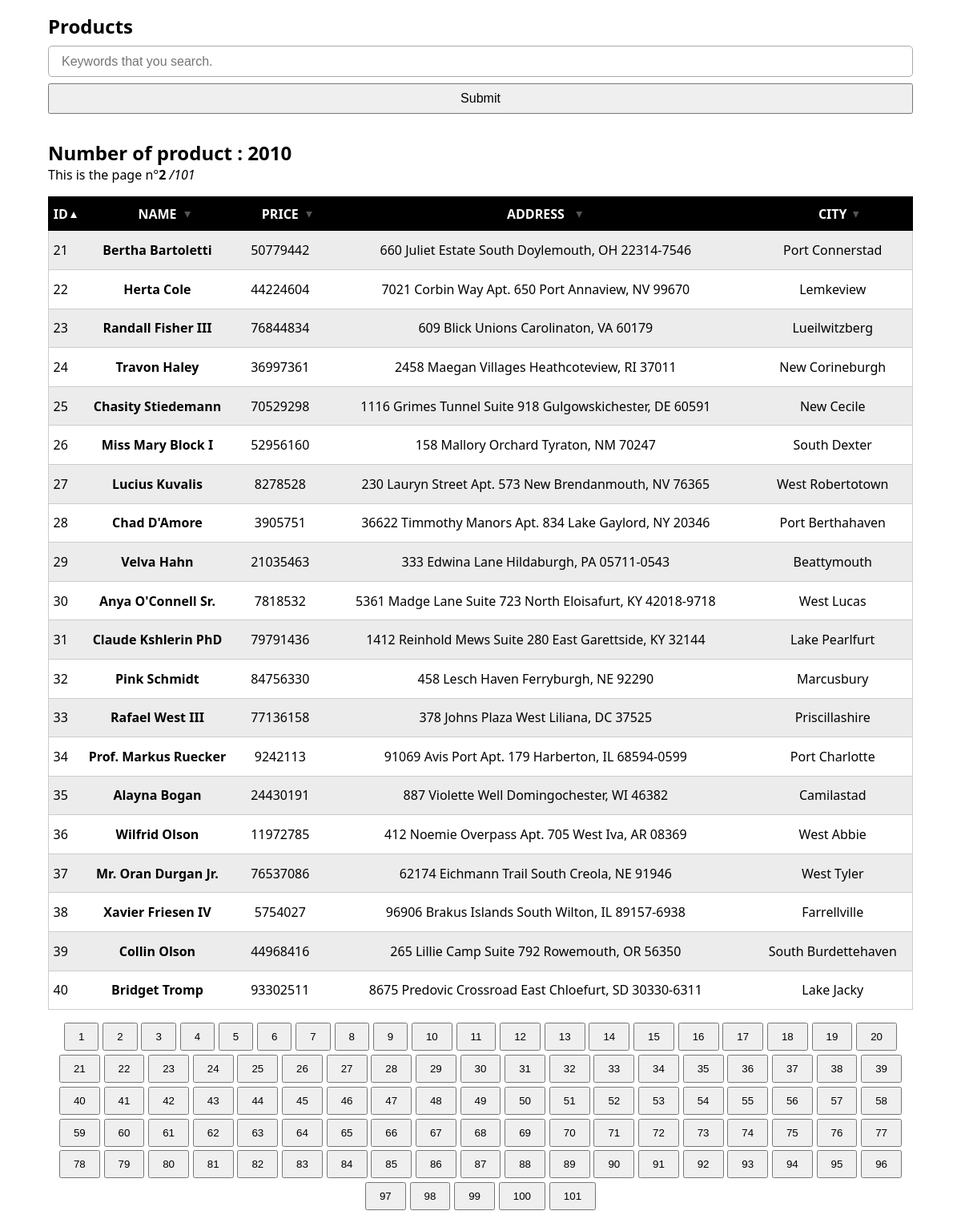
/src/views/productsViews/productsViewsPage.php?page=2&sort=id&dir=asc, run on the app's committed database.
### tables this page shows
CREATE TABLE "products" (
	"id"	INTEGER,
	"name"	TEXT,
	"price"	INTEGER,
	"address"	TEXT,
	"city"	TEXT,
	PRIMARY KEY("id" AUTOINCREMENT)
);

### src/database/queries/AllProducts.php (called while the page is built, shortened)
<?php
class AllProducts
{
    public static function products (?int $limit, ?int $offset = 0, ?string $productsSearch = null , string $sort = 'id', string $direction = 'ASC') : ?array
    {
        try {
            $PDO = Database::connect();
            $direction = strtoupper(htmlentities($direction));
            $sort = htmlentities($sort);
            $query_str = "SELECT * FROM products ORDER BY {$sort} {$direction}";
            if (!is_null($limit)) {
                $query_str = $query_str . " LIMIT {$limit} OFFSET {$offset}";
            }
            $query = $PDO->query($query_str);
            $products = $query->fetchAll(PDO::FETCH_ASSOC);
        } catch (Exception) {}
        return $products ?? null;
    }
}

### src/views/productsViews/productsViewsPage.php (the view, shortened to what this page needs)
<?php
try {
    $keywords = null;
    $pageNumber = 1;
    $limit = AllProducts::LIMIT_OF_PRODUCT_REGISTER;
    $sort = 'id';
    $direction = 'asc';
    if (isset($_GET['page'])) {
        if (is_int(intval(htmlentities($_GET['page'])))) {
            $pageNumber = intval(htmlentities($_GET['page']));
        }
    }
    if (isset($_GET['sort'])) {
        $sort = htmlentities($_GET['sort']);
    }
    if (isset($_GET['dir'])) {
        $direction = htmlentities($_GET['dir']);
    }
    $products = AllProducts::products(null, null, $keywords);
    $productsNumber = ( is_array($products) ) ? count( $products ) : 0 ;
    $offset = ( (($pageNumber - 1) * 20) < $productsNumber ) ? (($pageNumber - 1) * 20) : 0 ;
    $products = AllProducts::products($limit, $offset, $keywords, $sort, $direction);
} catch (Exception $e) {
}
if (isset($products)) {
    if (is_array($products) && count($products)) {
        echo "<main>";
        echo '<div class="container">';
        echo '<article>';
        echo '<h1>Products</h1>';
        echo '<form method="get">';
        echo '<input class="form-controls" type="text" name="keywords" id="keywords" placeholder="Keywords that you search." value="' . ($keywords ?? '') . '">';
        echo '<button class="btn form-controls" type="submit">Submit</button>';
        echo '</form>';
        echo '<section class="py-1">';
        echo "<h2>Number of product : {$productsNumber}</h2>";
        echo "<p>This is the page n°<strong>" . ($_GET['page'] ?? 1) . "</strong><em> /" . (($productsNumber / 20 > floor($productsNumber / 20)) ? ceil($productsNumber / 20) : $productsNumber / 20) . "</em></p>";
        echo '</section>';
        echo '<table>';
        echo '<thead>';
        echo '<th scope="col">';
        echo  ProductsViewsGenerator::filterLink($direction, 'id', $sort, $keywords);
        echo '</th>';
        echo '<th scope="col">';
        echo  ProductsViewsGenerator::filterLink($direction, 'name', $sort, $keywords);
        echo '</th>';
        echo '<th scope="col">';
        echo  ProductsViewsGenerator::filterLink($direction, 'price', $sort, $keywords);
        echo '</th>';
        echo '<th scope="col">';
        echo ProductsViewsGenerator::filterLink($direction, 'address', $sort, $keywords);
        echo '</th>';
        echo '<th scope="col">';
        echo ProductsViewsGenerator::filterLink($direction, 'city', $sort, $keywords);
        echo '</th>';
        echo '</thead>';
        echo '<tbody>';
        foreach ($products as $product) {
            echo '<tr>';
            echo "<td>{$product['id']}</td>";
            echo "<td>{$product['name']}</td>";
            echo "<td>{$product['price']}</td>";
            echo "<td>{$product['address']}</td>";
            echo "<td>{$product['city']}</td>";
            echo '</tr>';
        }
        echo '</tbody>';
        echo '</table>';
        echo '<section id="pagination-section">';
        for ($i = 1 ; $i <= $productsNumber/20 ; $i++) {
            echo "<a class=\"anchor-none-style\" href=\"?page={$i}". ( (isset($keywords)) ? ("&keywords={$keywords}") : null) . ((isset($sort)) ? ("&sort={$sort}") : null) . ((isset($direction)) ? ("&dir={$direction}") : null) ."\"><button class=\"btn btn-primary\">{$i}</button></a>";
        }
        if (floor($productsNumber/20) < $productsNumber/20) {
            echo "<a class=\"anchor-none-style\" href=\"?page=" . ceil($productsNumber/20) . ( (isset($keywords)) ? ("&keywords={$keywords}") : null) . ((isset($sort)) ? ("&sort={$sort}") : null) . ((isset($direction)) ? ("&dir={$direction}") : null) . "\"><button class=\"btn btn-primary\">" . ceil($productsNumber/20) . "</button></a>";
        }
        echo '</section>';
        echo '</article>';
        echo '</div>';
        echo '</main>';
    }
}
require_once dirname(__DIR__) . DIRECTORY_SEPARATOR . 'templates' . DIRECTORY_SEPARATOR . 'basicTemplate.php';

### src/public/css/globals-styles.css (style rules this page uses)
html { scroll-behavior: smooth; }
:root { font-family: system-ui, -apple-system, BlinkMacSystemFont, 'Segoe UI', Roboto, Oxygen, Ubuntu, Cantarell, 'Open Sans', 'Helvetica Neue', sans-serif; font-size: 16px; }
body { font-size: 1rem; }
* { margin: 0; padding: 0; }
h1 { padding-top: 1rem; padding-bottom: .5rem; }
form input { padding: .6rem 1rem; font-size: 1rem; border-radius: 5px; border: 1px #aaa solid; margin-bottom: .5rem; }
[type="submit"] { margin-bottom: 1rem; font-size: 1rem; }
form .form-controls { display: block; width: 100%; }
table { border-collapse: collapse; width: 100%; text-align: center; }
thead { background-color: #000000; color: #fff; }
thead tr th { padding-top: .6rem; padding-bottom: .6rem; text-transform: uppercase; }
table tbody tr:nth-child(odd) { background-color: #ececec; }
table tbody tr td:nth-child(2) { font-weight: 700; }
tr { border: solid 1px #CCC; }
td { padding: .8rem .2rem; }
.container { width: 90%; margin-left: auto; margin-right: auto; }
#pagination-section { padding: 1rem 0; display: flex; flex-wrap: wrap; gap: .3rem; justify-content: center; align-items: center; }
.btn { padding: .5rem 1rem; }
.py-1 { padding-top: 1rem; padding-bottom: 1rem; }

### data on the page
products: id "21", name "Bertha Bartoletti", price "50779442", address "660 Juliet Estate South Doylemouth, OH 22314-7546", city "Port Connerstad"
products: id "22", name "Herta Cole", price "44224604", address "7021 Corbin Way Apt. 650 Port Annaview, NV 99670", city "Lemkeview"
products: id "23", name "Randall Fisher III", price "76844834", address "609 Blick Unions Carolinaton, VA 60179", city "Lueilwitzberg"
products: id "24", name "Travon Haley", price "36997361", address "2458 Maegan Villages Heathcoteview, RI 37011", city "New Corineburgh"
products: id "25", name "Chasity Stiedemann", price "70529298", address "1116 Grimes Tunnel Suite 918 Gulgowskichester, DE 60591", city "New Cecile"
products: id "26", name "Miss Mary Block I", price "52956160", address "158 Mallory Orchard Tyraton, NM 70247", city "South Dexter"
products: id "27", name "Lucius Kuvalis", price "8278528", address "230 Lauryn Street Apt. 573 New Brendanmouth, NV 76365", city "West Robertotown"
products: id "28", name "Chad D'Amore", price "3905751", address "36622 Timmothy Manors Apt. 834 Lake Gaylord, NY 20346", city "Port Berthahaven"
products: id "29", name "Velva Hahn", price "21035463", address "333 Edwina Lane Hildaburgh, PA 05711-0543", city "Beattymouth"
products: id "30", name "Anya O'Connell Sr.", price "7818532", address "5361 Madge Lane Suite 723 North Eloisafurt, KY 42018-9718", city "West Lucas"
products: id "31", name "Claude Kshlerin PhD", price "79791436", address "1412 Reinhold Mews Suite 280 East Garettside, KY 32144", city "Lake Pearlfurt"
products: id "32", name "Pink Schmidt", price "84756330", address "458 Lesch Haven Ferryburgh, NE 92290", city "Marcusbury"
products: id "33", name "Rafael West III", price "77136158", address "378 Johns Plaza West Liliana, DC 37525", city "Priscillashire"
products: id "34", name "Prof. Markus Ruecker", price "9242113", address "91069 Avis Port Apt. 179 Harberton, IL 68594-0599", city "Port Charlotte"
products: id "35", name "Alayna Bogan", price "24430191", address "887 Violette Well Domingochester, WI 46382", city "Camilastad"
products: id "36", name "Wilfrid Olson", price "11972785", address "412 Noemie Overpass Apt. 705 West Iva, AR 08369", city "West Abbie"
products: id "37", name "Mr. Oran Durgan Jr.", price "76537086", address "62174 Eichmann Trail South Creola, NE 91946", city "West Tyler"
products: id "38", name "Xavier Friesen IV", price "5754027", address "96906 Brakus Islands South Wilton, IL 89157-6938", city "Farrellville"
products: id "39", name "Collin Olson", price "44968416", address "265 Lillie Camp Suite 792 Rowemouth, OR 56350", city "South Burdettehaven"
products: id "40", name "Bridget Tromp", price "93302511", address "8675 Predovic Crossroad East Chloefurt, SD 30330-6311", city "Lake Jacky"

### other printed values
$productsNumber "2010"
$_GET['page'] "2"
ceil($productsNumber / 20) "101"
$linkName "ID NAME PRICE ADDRESS CITY"
ceil($productsNumber/20) "101"
